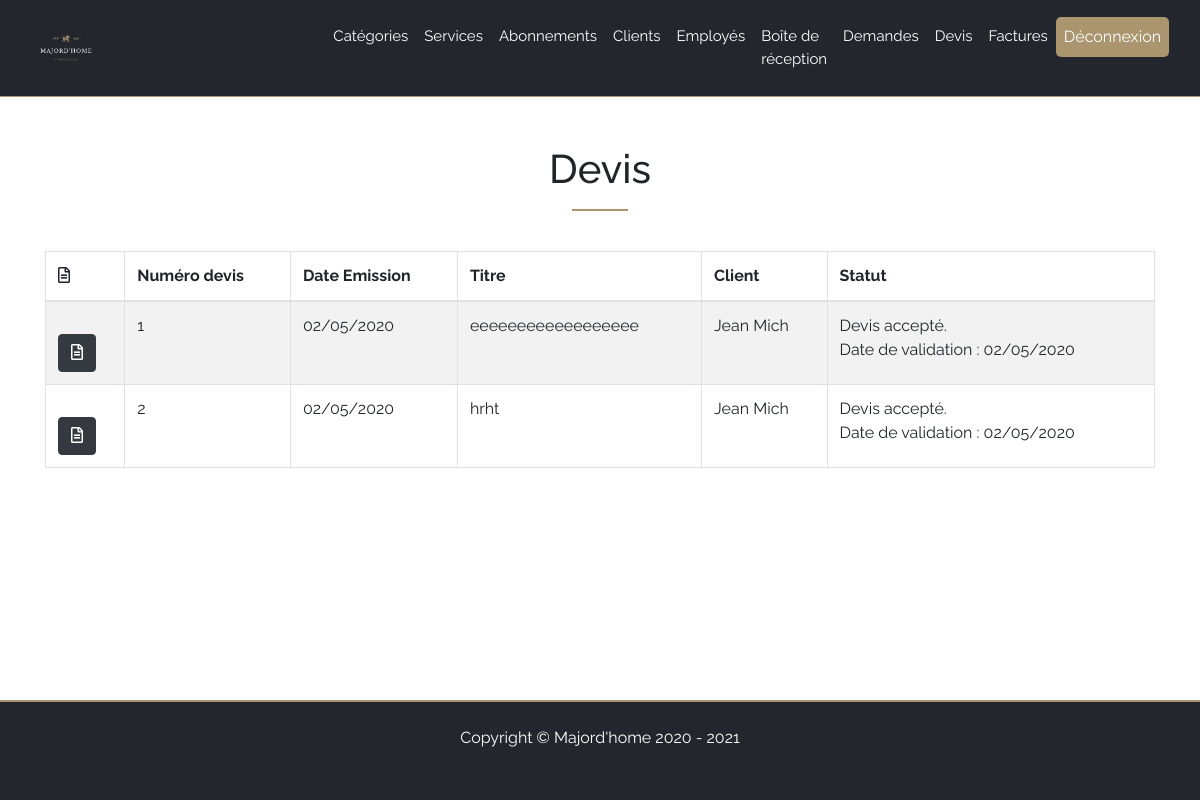
The app's page /pages/back/displayQuote.php (signed in) with its own data.
### tables this page shows
CREATE TABLE `devis` (
  `idDevis` int(11) NOT NULL,
  `titre` varchar(100) NOT NULL,
  `description` text NOT NULL,
  `prix` double NOT NULL,
  `FK_idPersonne` int(11) NOT NULL,
  `dateEmission` datetime NOT NULL,
  `dateValidation` datetime DEFAULT NULL,
  `statut` int(11) NOT NULL,
  `FK_idSouscriptionService` varchar(10) NOT NULL
);

CREATE TABLE `personne` (
  `idPersonne` int(11) NOT NULL,
  `idCode` varchar(11) DEFAULT NULL,
  `nom` varchar(80) NOT NULL,
  `prenom` varchar(80) NOT NULL,
  `mail` varchar(255) NOT NULL,
  `dateNaissance` date NOT NULL,
  `telephone` char(10) NOT NULL,
  `adresse` varchar(255) NOT NULL,
  `ville` varchar(100) NOT NULL,
  `codePostal` char(5) NOT NULL,
  `mdp` varchar(64) NOT NULL,
  `statut` int(11) NOT NULL,
  `FK_metier` varchar(50) DEFAULT NULL,
  `dateCreation` timestamp NOT NULL DEFAULT CURRENT_TIMESTAMP
);

### pages/back/displayQuote.php (the view, shortened to what this page needs)
<?php
require "headerBack.php";
$connect = connectDb();
$queryPrepared = $connect->query('SELECT d.idDevis, d.titre, DATE_FORMAT(d.dateEmission,"%d/%m/%Y") as dateEmission,DATE_FORMAT(d.dateValidation,"%d/%m/%Y") as dateValidation,p.nom,p.prenom,d.statut FROM devis d, personne p WHERE d.FK_idPersonne = p.idPersonne ORDER BY d.dateEmission DESC');
$queryPrepared->execute();
$data = $queryPrepared->fetchAll(PDO::FETCH_ASSOC);
?>
<section class="container">
<div class="pricing-header px-3 py-3 pt-md-5 pb-md-4 mx-auto text-center">
        <h1 class="display-5">Devis</h1>
        <hr class="hr">
</div>
<table class='table table-striped table-hover table-bordered'>
	<thead>
		<tr>
			<th><i class="far fa-file-alt"></i></th>
			<th scope="col">Numéro devis</th>
			<th>Date Emission</th>
			<th>Titre</th>
			<th>Client</th>
			<th>Statut</th>
		</tr>
	</thead>
	<tbody>
	<?php
		foreach ($data as $value) {
			echo "<tr>";
					echo '<td>
						<a href="quoteToPdf.php?id='. $value['idDevis'].'" class="btn btn-dark"><i class="far fa-file-alt"></i></a>
					</td>';
				echo "<td>".$value['idDevis']."</td>";
				echo "<td>".$value['dateEmission']."</td>";
				echo "<td>".$value['titre']."</td>";
				echo "<td>".$value['prenom'] . " " . $value['nom']."</td>";
				echo "<td>";
					if ($value['statut'] == 0) {
						echo "En cours ... ";
					}else{
						echo "Devis accepté." . "<br>" . "Date de validation : " . $value['dateValidation']  ;
					}
				echo "</td>";
			echo "</tr>";
		}
	?>
	</tbody>
</table>
</section>
<?php
require"../footer.php";
?>

### css/body.css (style rules this page uses)
html, body { height: 100%; }
body { margin: 0; display: flex; flex-direction: column; min-height: 100vh; font-family: Raleway; }
.hr { width: 5%; border: 1px solid #aa956f; }
.btn { margin-top: 20px; }
section { flex: 1; }

### css/front/inbox.css (style rules this page uses)
body { font-family: 'Raleway'; }
section { padding-bottom: 100px; }
.hr { width: 5%; border: 1px solid #aa956f; }

### css/back/category.css (style rules this page uses)
.hr { width: 5%; border: 1px solid #aa956f; }
section { padding-bottom: 150px; }

### css/back/serviceBack.css (style rules this page uses)
.hr { width: 5%; border: 1px solid #aa956f; }
section { padding-bottom: 150px; }

### records on screen
devis: idDevis "1", dateEmission "02/05/2020", titre "eeeeeeeeeeeeeeeeee", FK_idPersonne.prenom "Jean", FK_idPersonne.nom "Mich", dateValidation "02/05/2020"
devis: idDevis "2", dateEmission "02/05/2020", titre "hrht", FK_idPersonne.prenom "Jean", FK_idPersonne.nom "Mich", dateValidation "02/05/2020"
